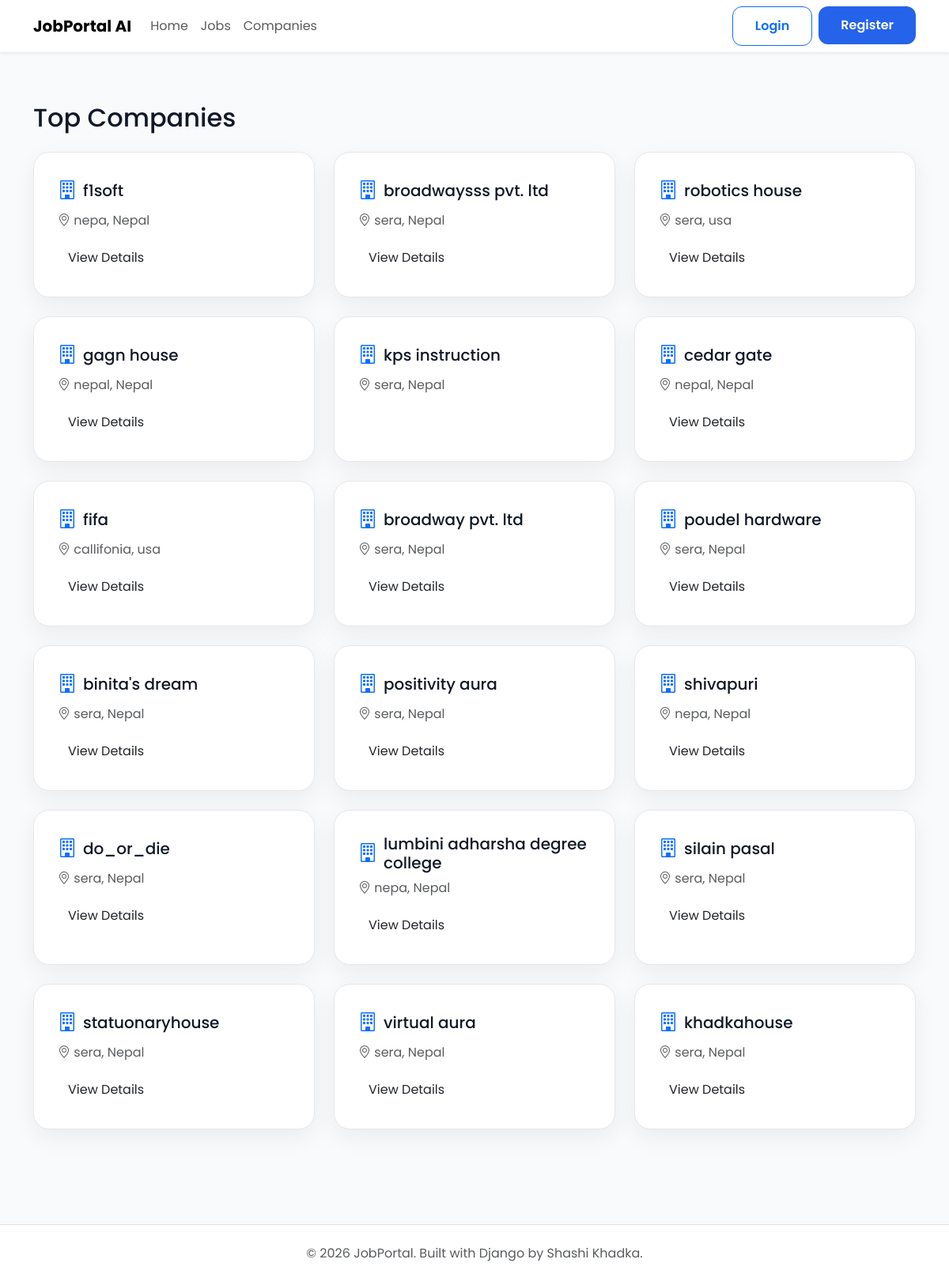
The page /company/companies/ on the database its author committed.
### companies/models.py (models this page shows, shortened)
class Company(models.Model):
    owner = models.OneToOneField(settings.AUTH_USER_MODEL,on_delete=models.CASCADE,related_name="company")
    company_name = models.CharField(max_length=200)
    slug = models.SlugField(unique=True, blank=True)
    logo = models.ImageField( upload_to="company_logos/", blank=True, null=True)
    description = models.TextField()
    website = models.URLField(blank=True)
    email = models.EmailField()
    phone = models.CharField(max_length=20)
    address = models.TextField()
    location = models.CharField(max_length=255)
    city = models.CharField(max_length=100)
    country = models.CharField(max_length=100)
    established_date = models.DateField()
    employee_count = models.PositiveIntegerField()
    created_at = models.DateTimeField(auto_now_add=True)
    updated_at = models.DateTimeField(auto_now=True)

### companies/views.py (the view)
# urls.py: path("companies/", views.company_list, name="company-list"),
def company_list(request):
    companies = Company.objects.all().order_by("-created_at")
    return render( request,"companies/company_list.html",{"companies": companies,} )

### templates/companies/company_list.html (shortened to what this page needs)
{% extends "public_base.html" %}
{% block content %}
<div class="container py-5">
    <h2 class="mb-4">Top Companies</h2>
    <div class="row">
        {% for company in companies %}
       <div class="col-md-4 mb-4">
    <div class="job-card h-100">
        <div class="d-flex align-items-center mb-2">
            <i class="bi bi-building text-primary" style="font-size: 24px;"></i>
            <h5 class="mb-0 ms-2">{{ company.company_name }}</h5>
        </div>
        <p class="text-muted">
            <i class="bi bi-geo-alt"></i>
            {{ company.city }}, {{ company.country }}
        </p>
       {% if company.slug %}
        <a href="{% url 'company-detail' company.slug %}"
           class="btn btn-primary-custom">
            View Details
        </a>
        {% endif %}
    </div>
</div>
{% empty %}
<div class="text-center py-5 w-100">
    <i class="bi bi-building display-2 text-secondary"></i>
    <h4 class="mt-3">No Companies Found</h4>
    <p class="text-muted">Check back later for new listings.</p>
</div>
        {% endfor %}
    </div>
</div>
{% endblock %}

### static/css/style.css (style rules this page uses)
* { margin:0; padding:0; box-sizing:border-box; }
body { font-family:'Poppins',sans-serif; background:var(--light); color:var(--dark); }
a { text-decoration:none; }
.btn-primary-custom, .btn-outline-primary, .btn-outline-secondary, .btn-outline-danger, .btn-outline-info, .btn-outline-warning { display:inline-flex; align-items:center; justify-content:center; gap:6px; white-space:nowrap; }

### static/css/home.css (style rules this page uses)
:root { --primary:#2563eb; --primary-dark:#1d4ed8; --success:#16a34a; --warning:#f59e0b; --danger:#ef4444; --text:#111827; --text-light:#6b7280; --border:#e5e7eb; --white:#ffffff; --background:#f8fafc; --radius:18px; --shadow:0 10px 30px rgba(0,0,0,.06); --shadow-hover:0 18px 40px rgba(37,99,235,.15); }
body { background:var(--background); font-family:"Poppins",sans-serif; color:var(--text); }
a { text-decoration:none; }
.job-card { background:#ffffff; border:1px solid #e5e7eb; border-radius:20px; padding:30px; transition:.3s; height:100%; box-shadow:var(--shadow); }

### rows shown on the page
Company: company_name "f1soft", city "nepa", country "Nepal", slug "View Details"
Company: company_name "broadwaysss pvt. ltd", city "sera", country "Nepal", shows "View Details"
Company: company_name "robotics house", city "sera", country "usa", slug "View Details"
Company: company_name "gagn house", city "nepal", country "Nepal", slug "View Details"
Company: company_name "kps instruction", city "sera", country "Nepal"
Company: company_name "cedar gate", city "nepal", country "Nepal", slug "View Details"
Company: company_name "fifa", city "callifonia", country "usa", slug "View Details"
Company: company_name "broadway pvt. ltd", city "sera", country "Nepal", slug "View Details"
Company: company_name "poudel hardware", city "sera", country "Nepal", slug "View Details"
Company: company_name "binita's dream", city "sera", country "Nepal", slug "View Details"
Company: company_name "positivity aura", city "sera", country "Nepal", slug "View Details"
Company: company_name "shivapuri", city "nepa", country "Nepal", slug "View Details"
Company: company_name "do_or_die", city "sera", country "Nepal", slug "View Details"
Company: company_name "lumbini adharsha degree college", city "nepa", country "Nepal", shows "View Details"
Company: company_name "silain pasal", city "sera", country "Nepal", slug "View Details"
Company: company_name "statuonaryhouse", city "sera", country "Nepal", slug "View Details"
Company: company_name "virtual aura", city "sera", country "Nepal", slug "View Details"
Company: company_name "khadkahouse", city "sera", country "Nepal", slug "View Details"
